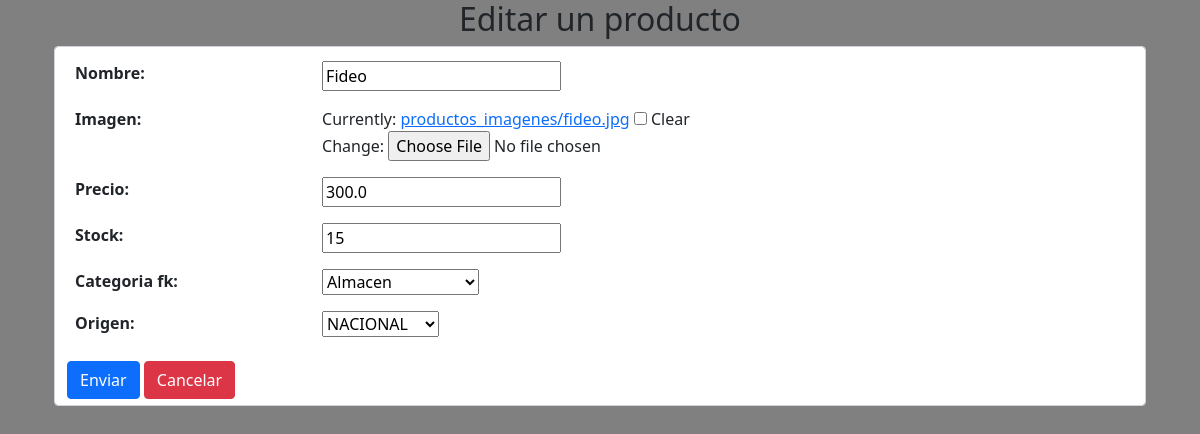
Page /editar/6/ (signed in) on the committed database.
### inventario/models.py (models this page shows, shortened)
class Productos(models.Model):
    nombre = models.CharField(max_length=30, null=False)
    precio = models.FloatField()
    stock = models.IntegerField(default=0)
    imagen = models.ImageField(upload_to='productos_imagenes/', null=True, blank=True)
    ORIGEN_CHOICES = [
        ('NAC', 'NACIONAL'),
        ('IMP', 'IMPORTADO'),
    ]
    origen = models.CharField(max_length=3, choices=ORIGEN_CHOICES, default='NAC')
    categoria_fk = models.ForeignKey(Categorias, on_delete=models.CASCADE, null=True, default=1)
    class Meta:
        managed = True
        verbose_name = 'Producto'
        verbose_name_plural = 'Productos'

### inventario/views.py (the view)
# urls.py: path('editar/<int:id>/', editarProducto, name="editar"),
@login_required
def editarProducto(req, id):
    producto = get_object_or_404(Productos, id=id)
    if req.method == "GET":
        formulario = FormProducto(instance=producto)
        contexto = {"producto": producto, "formulario": formulario}
        return render(req, 'editar.html', contexto)
    elif req.method == "POST":
        formulario = FormProducto(req.POST,req.FILES,instance=producto)
        if formulario.is_valid():
            formulario.save()
            return redirect('index')

### inventario/forms.py
class FormProducto(forms.ModelForm):
    class Meta:
        model = Productos
        fields = ['nombre', 'imagen', 'precio', 'stock', 'categoria_fk', 'origen']
        widgets = {
            'origen': forms.Select(choices=Productos.ORIGEN_CHOICES),
        }

### inventario/models.py (called while the page is built)
    def __str__(self):
        return self.category_name

### inventario/templates/editar.html (shortened to what this page needs)
{% extends "base.html" %}
{% load static %}
{% block content %}
<div class="container text-center">
  <h2>Editar un producto</h2>
</div>
<div class="container-sm">
  <form class="form-control" action="{% url 'editar' producto.id %}" method="post" enctype="multipart/form-data">
    <table class="table table-borderless">
      {{ formulario.as_table }}
    </table>
    <button type="submit" class="btn btn-primary">Enviar</button>
    <a href="{% url 'index' %}" class="btn btn-danger">Cancelar</a>
  </form>
</div>
{% endblock content %}

### inventario/static/css/styles.css (style rules this page uses)
body { background-color: grey; }

### rows in the picture
Productos: nombre "Fideo", precio "300.0", stock "15", categoria_fk "Almacen", origen "NACIONAL"
